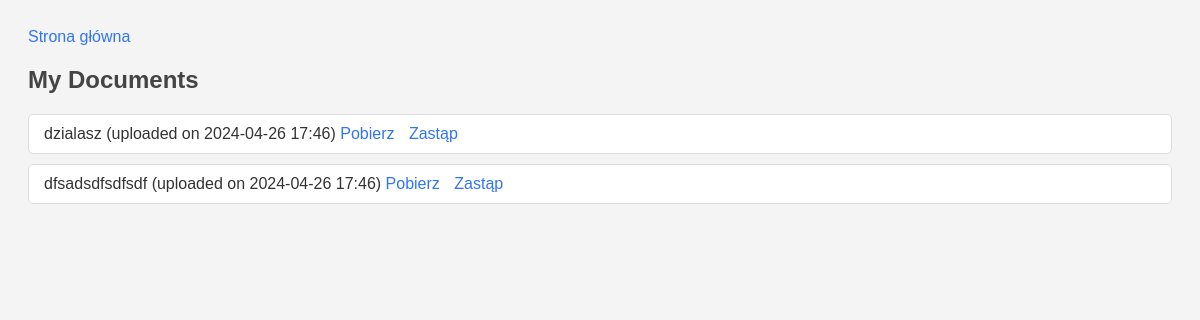
/documents/ (signed in), run on an earlier commit of the app's database.
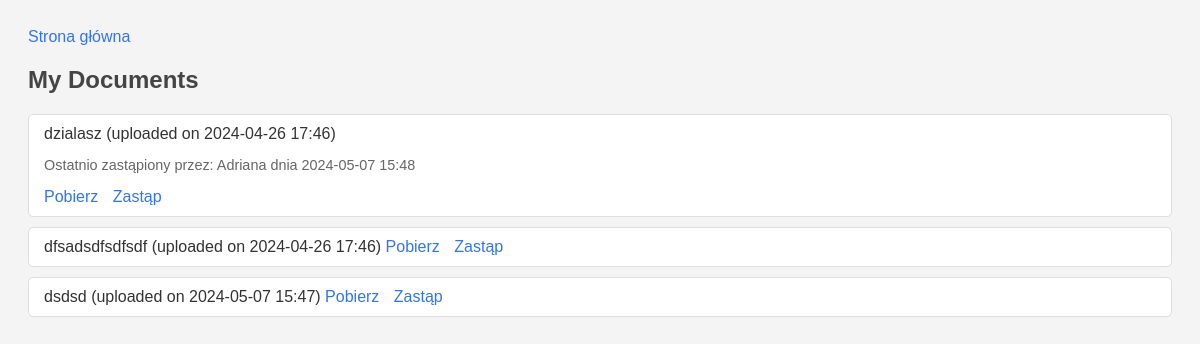
And on a later commit of the database.
### base/models.py (models this page shows, shortened)
class Document(models.Model):
    title = models.CharField(max_length=255)
    file = models.FileField(
        upload_to='documents/',
        validators=[FileExtensionValidator(allowed_extensions=['gpg'])]
    )
    author = models.ForeignKey(Profile, on_delete=models.CASCADE)
    created_at = models.DateTimeField(auto_now_add=True)
    is_public = models.BooleanField(default=False)
    public_key = models.ForeignKey(PublicKey, on_delete=models.SET_NULL, null=True, blank=True)
    class Meta:
        abstract = True

class HRDocument(Document):
    last_edited_by = models.ForeignKey(Profile, on_delete=models.SET_NULL, null=True, blank=True, related_name='hrdocument_last_edited')
    last_replaced_by = models.ForeignKey(Profile, on_delete=models.SET_NULL, null=True, blank=True, related_name='hrdocument_last_replaced')
    last_replaced_at = models.DateTimeField(null=True, blank=True)
    recipient = models.ForeignKey(Profile, related_name='received_documents_HR', on_delete=models.SET_NULL, null=True, blank=True)

class Profile(models.Model):
    USER_ROLES = (
        ('superadmin', 'Super Administrator'),
        ('admin', 'Administrator'),
        ('manager', 'Manager'),
        ('employee', 'Pracownik'),
        ('guest', 'Gość'),
    )
    USER_DEPARTMENT = (
        ('HR', 'HR'),
        ('IT', 'IT'),
        ('SALES', 'SALES'),
        ('FINANCE', 'FINANCE'),
        ('LOGISTICS', 'LOGISTICS'),
    )
    username = models.CharField(max_length=100, unique=True)
    email = models.EmailField(max_length=100, unique=True)
    password = models.CharField(max_length=128)
    role = models.CharField(max_length=20, choices=USER_ROLES, default='guest')
    department = models.CharField(max_length=100, choices=USER_DEPARTMENT, default='HR')
    login_attempts = models.IntegerField(default=0)
    lockout_time = models.DateTimeField(null=True, blank=True)

### base/views.py (the view)
# urls.py: path('documents/', views.document_list, name='documents'),
def document_list(request):
    if not request.session.get('user_id'):
        return redirect('login')
    user_id = request.session.get('user_id')
    hr_documents = HRDocument.objects.filter(author_id=user_id)
    sales_documents = SalesDocument.objects.filter(author_id=user_id)
    it_documents = ITDocument.objects.filter(author_id=user_id)
    documents = list(hr_documents) + list(sales_documents) + list(it_documents)
    return render(request, 'base/document_list.html', {'documents': documents})

### base/templates/base/document_list.html (shortened to what this page needs)
{% load static %}
<!DOCTYPE html>
<html lang="en">
<head>
    <link rel="stylesheet" href="{% static 'css/document_list.css' %}">
</head>
<body>
  <a href="{% url 'home' %}" class="home-button">Strona główna</a>
    <h2>My Documents</h2>
    <ul>
      {% for document in documents %}
        <li>
          {{ document.title }} (uploaded on {{ document.created_at|date:"Y-m-d H:i" }})
          {% if document.last_replaced_by %}
          <p>Ostatnio zastąpiony przez: {{ document.last_replaced_by.username }} dnia {{ document.last_replaced_at|date:"Y-m-d H:i" }}</p>
          {% endif %}
          <a href="{{ document.file.url }}" download="{{ document.file.name }}">Pobierz</a>
          <a href="{% url 'document_replace' document.id %}">Zastąp</a>
        </li>
      {% endfor %}
    </ul>
</body>
</html>

### base/static/css/document_list.css (style rules this page uses)
body { font-family: Arial, sans-serif; background-color: #f4f4f4; color: #333; padding: 20px; }
h2 { color: #444; }
ul { list-style: none; padding: 0; }
li { background-color: #fff; border: 1px solid #ddd; padding: 10px 15px; margin-bottom: 10px; border-radius: 5px; }
li p { font-size: 0.9rem; color: #666; }
a { text-decoration: none; color: #3174f7; margin-right: 10px; }

What changed in the data, as far as the page shows it:
changed HRDocument "dzialasz": last_replaced_by_id empty → 25 (drawn); last_replaced_by.username (not shown) → "Adriana"; last_replaced_at (not shown) → "2024-05-07 15:48"
added HRDocument: title "dsdsd", created_at "2024-05-07 15:47"
